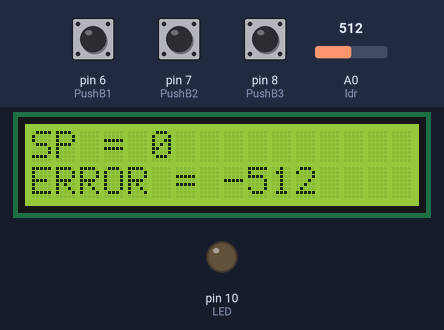
A sketch run on a simulated Arduino Uno, built with avr-gcc and run on an emulated ATmega328P. Shown: 16×2 character LCD, output pins drawn as LEDs (lit = HIGH). Inputs (shaded band) come from the test bench; at power-on: pin 7 (PushB2) HIGH, pin 8 (PushB3) HIGH, A0 (ldr) = 512, pin 6 (PushB1) HIGH. What the sketch prints to the serial monitor is not drawn.

Above: at 1.2 s.
1.3 s: pin 7 (PushB2) pulled LOW for 0.15 s
At 2.6 s:
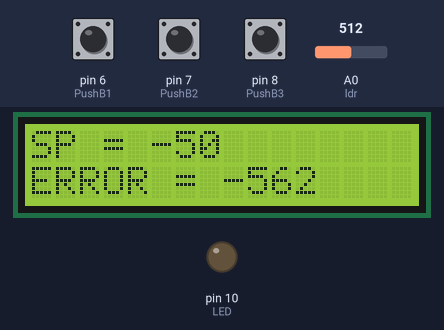
4.4 s: pin 8 (PushB3) pulled LOW for 0.15 s
At 4.8 s:
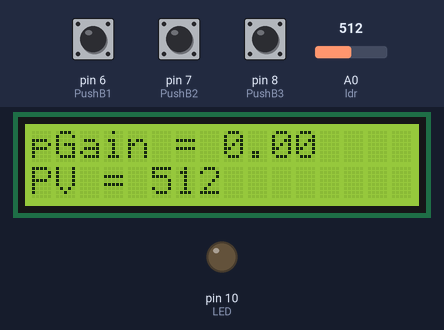
6.0 s: A0 (ldr) set to 0
At 7.2 s:
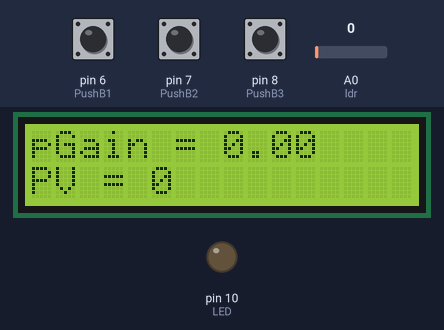
9.0 s: pin 7 (PushB2) pulled LOW for 1 s
At 10.1 s:
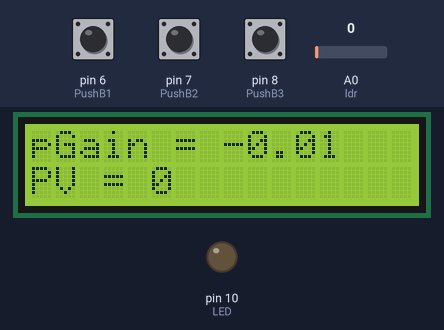
11.5 s: A0 (ldr) set to 45
At 12.9 s:
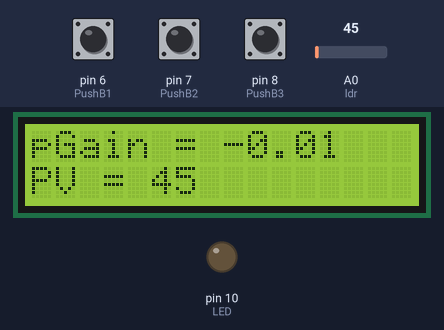
14.5 s: A0 (ldr) set to 53
At 15.9 s:
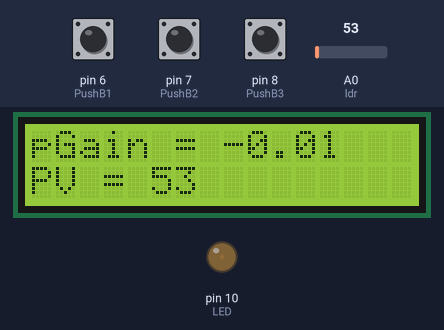
Timing chart, 0 to 17.1 s (numbered marks = the images above; inputs shaded):
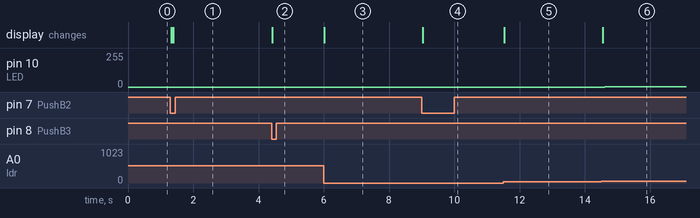

Measured:
- after the input at 1.3 s, the display: first changes at once (image 1 shows a later state)
- after the input at 4.4 s, the display: changes at once (image 2)
- after the input at 6.0 s, the display: changes at once (image 3)
- after the input at 9.0 s, the display: changes at once (image 4)
- after the input at 11.5 s, the display: changes at once (image 5)
- after the input at 14.5 s, pin 10 (LED): 0/255 → 1/255 after 0.10 s; the display: changes after 0.05 s (image 6)

The sketch:

P_GAIN.ino
```cpp
#include <LiquidCrystal.h>
LiquidCrystal lcd(12, 11, 5, 4, 3, 2);

const int PushB1 = 6;
const int PushB2 = 7;
const int PushB3 = 8;

int LED = 10;
int ldr = A0;

int PV = 0;
int CO = 0;
int SetP = 0;
int Error = 0;
float pGain = 0.0;

int ScreenNumber;

int LastState1;
int LastState2;
int LastState3;

int CurrentState1;
int CurrentState2;
int CurrentState3;

void setup()
{
  Serial.begin(9600);
  lcd.begin(16, 2);
  pinMode(PushB1, INPUT_PULLUP);
  pinMode(PushB2, INPUT_PULLUP);
  pinMode(PushB3, INPUT_PULLUP);
  pinMode(LED, OUTPUT);
}
void loop() {
  analogWrite(LED, CO);
  PV = analogRead(ldr);
  Error = (SetP - PV);
  CO = (pGain * Error);

  /*P GAIN SETTINGS*/
  if (CO >= 255)
  {
    CO = 255;
  }
  if (CO < 0)
  {
    CO = 0;
  }

  /*PUSH BUTTON 1 ADDING*/
  LastState1 = CurrentState1;
  CurrentState1 = digitalRead(PushB1);
  if (LastState1 == 1 && CurrentState1 == 0) {
    if (ScreenNumber == 0) {
      SetP = SetP + 50;
    }
    if (ScreenNumber == 1) {
      pGain = pGain + 0.01;
    }
  }
  /*PUSH BUTTON 2 MINUS*/
  LastState2 = CurrentState2;
  CurrentState2 = digitalRead(PushB2);
  if (LastState2 == 1 && CurrentState2 == 0) {
    if (ScreenNumber == 0) {
      SetP = SetP - 50;
    }
    if (ScreenNumber == 1) {
      pGain = pGain - 0.01;
    }
  }
  /*PUSH BUTTON 3 CHANGE SCREENS*/
  LastState3 = CurrentState3;
  CurrentState3 = digitalRead(PushB3);
  if (LastState3 == 1 && CurrentState3 == 0)
  {
    ScreenNumber = ScreenNumber + 1;
    if (ScreenNumber > 1)
    {
      ScreenNumber = 0;
    }
  }
  switch (ScreenNumber) {
    case 0:
      lcd.clear();
      lcd.setCursor(0, 0);
      lcd.print("SP = ");
      lcd.print(SetP);
      lcd.setCursor(0, 1);
      lcd.print("ERROR = ");
      lcd.print(Error);

      break;
    case 1:
      lcd.clear();
      lcd.setCursor(0, 0);
      lcd.print("pGain = ");
      lcd.print(pGain);
      lcd.setCursor(0, 1);
      lcd.print("PV = ");
      lcd.print(PV);
    default:
      break;
  }
  Serial.print("SP: ");
  Serial.print(SetP);
  Serial.print("\t PV: ");
  Serial.print(PV);
  Serial.print("\t CO = ");
  Serial.print(CO);
  Serial.print("\t Error: ");
  Serial.print(Error);
  Serial.print("\t pGain = ");
  Serial.print(pGain);
  Serial.println();
}
```
